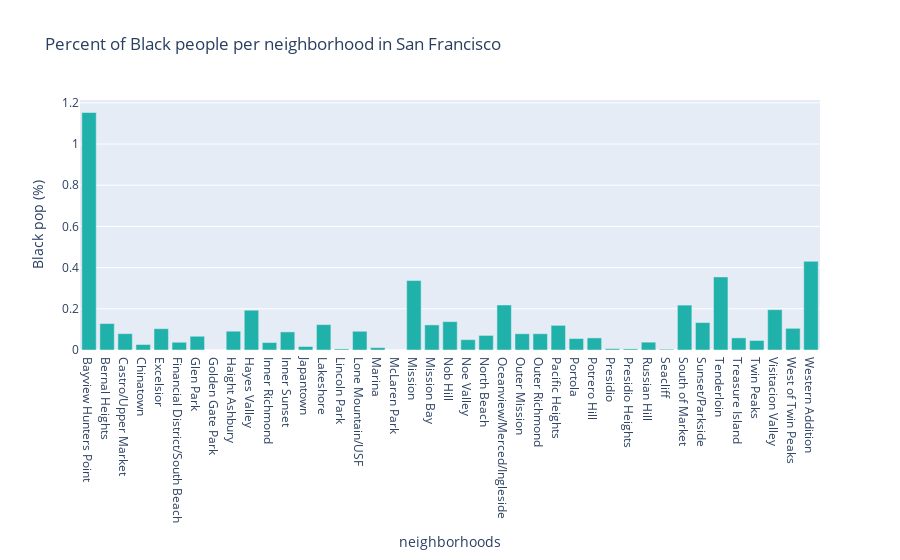

Write notebook code for a chart like this one.
### Code cell
# test plot
blackpop_neighborhood = px.bar(race_neighborhood,
              x='neighborhoods',
              y='Black pop (%)',
              title='Percent of Black people per neighborhood in San Francisco',
              barmode='group',
              color_discrete_sequence=['lightseagreen'],
              height=700
              )
blackpop_neighborhood

### Figure 1 — Plotly figure (JSON) as saved in the notebook; plotly's stock layout.template omitted (floating-point values rounded to 4 significant figures)
{"data": [{"alignmentgroup": "True", "hovertemplate": "neighborhoods=%{x}<br>Black pop (%)=%{y}<extra></extra>", "legendgroup": "", "marker": {"color": "lightseagreen", "pattern": {"shape": ""}}, "name": "", "offsetgroup": "", "orientation": "v", "showlegend": false, "textposition": "auto", "type": "bar", "x": ["Bayview Hunters Point", "Bernal Heights", "Castro/Upper Market", "Chinatown", "Excelsior", "Financial District/South Beach", "Glen Park", "Golden Gate Park", "Haight Ashbury", "Hayes Valley", "Inner Richmond", "Inner Sunset", "Japantown", "Lakeshore", "Lincoln Park", "Lone Mountain/USF", "Marina", "McLaren Park", "Mission", "Mission Bay", "Nob Hill", "Noe Valley", "North Beach", "Oceanview/Merced/Ingleside", "Outer Mission", "Outer Richmond", "Pacific Heights", "Portola", "Potrero Hill", "Presidio", "Presidio Heights", "Russian Hill", "Seacliff", "South of Market", "Sunset/Parkside", "Tenderloin", "Treasure Island", "Twin Peaks", "Visitacion Valley", "West of Twin Peaks", "Western Addition"], "xaxis": "x", "y": [1.153, 0.1284, 0.07934, 0.02676, 0.1035, 0.03761, 0.06675, 0, 0.09128, 0.1932, 0.03615, 0.08792, 0.01699, 0.1233, 0.00518, 0.09097, 0.01156, 0, 0.3373, 0.1219, 0.1378, 0.0502, 0.07086, 0.2186, 0.07891, 0.07909, 0.1197, 0.05557, 0.05871, 0.006501, 0.005537, 0.03811, 0.003587, 0.2181, 0.1334, 0.3549, 0.05896, 0.04615, 0.1958, 0.1053, 0.4305], "yaxis": "y"}], "layout": {"autosize": true, "barmode": "group", "legend": {"tracegroupgap": 0}, "title": {"text": "Percent of Black people per neighborhood in San Francisco"}, "xaxis": {"anchor": "y", "autorange": true, "domain": [0, 1], "range": [-0.5, 40.5], "title": {"text": "neighborhoods"}, "type": "category"}, "yaxis": {"anchor": "x", "autorange": true, "domain": [0, 1], "range": [0, 1.214], "title": {"text": "Black pop (%)"}, "type": "linear"}}}
